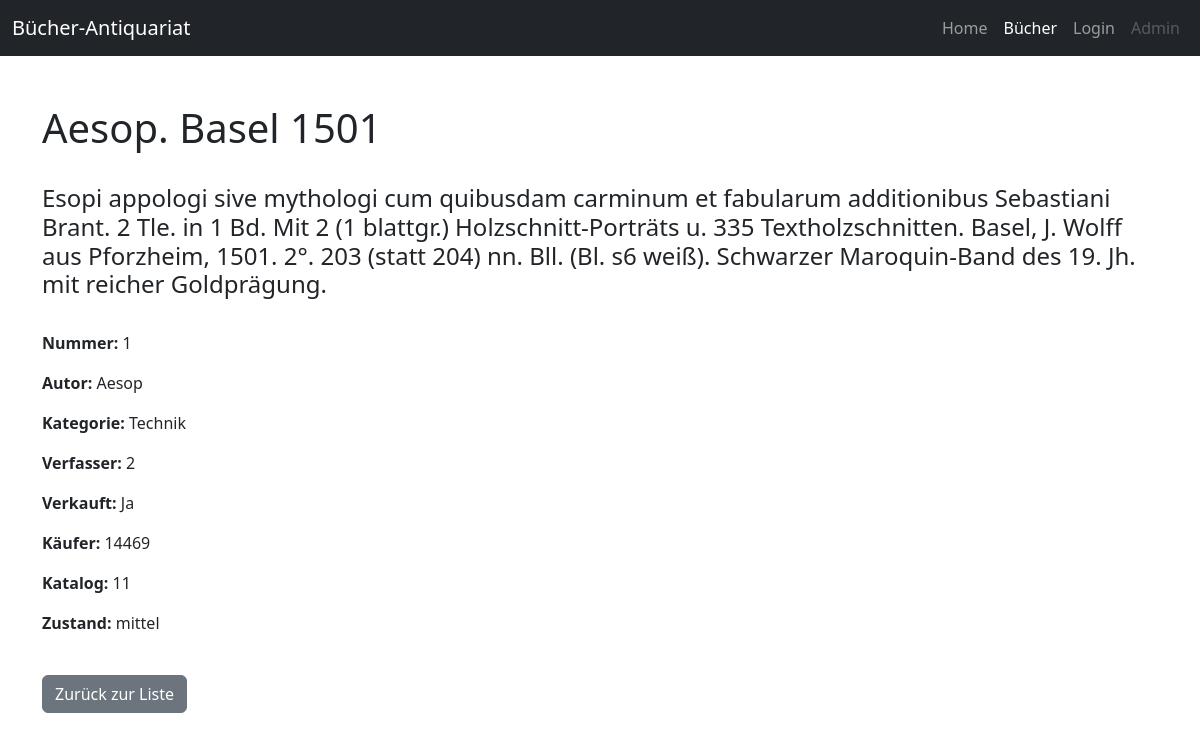
Screenshot of /buch.php?id=1 with the database file from the repository.
### tables this page shows
CREATE TABLE `buecher` (
  `id` int NOT NULL,
  `katalog` int DEFAULT NULL,
  `nummer` int DEFAULT NULL,
  `Title` varchar(34) DEFAULT NULL,
  `kategorie` int DEFAULT NULL,
  `verkauft` int DEFAULT NULL,
  `kaufer` int DEFAULT NULL,
  `autor` varchar(87) DEFAULT NULL,
  `Beschreibung` varchar(4242) DEFAULT NULL,
  `foto` varchar(8) DEFAULT NULL,
  `verfasser` int DEFAULT NULL,
  `zustand` varchar(1) DEFAULT NULL
);

### buch.php (the view, shortened to what this page needs)
<?php
require 'db.php';
$verkauft = [
    0 => 'Nein',
    1 => 'Ja'
];
$id = (int)$_GET['id'];
$con = new mysqli($host, $user, $pass, $db);
$sql = "SELECT * FROM buecher WHERE id = ?";
$stmt = $con->prepare($sql);
$stmt->bind_param("i", $id);
$stmt->execute();
$result = $stmt->get_result();
$buch = $result->fetch_assoc();
$kategorien = [];
$kategorienResult = $con->query("SELECT id, kategorie FROM kategorien");
while ($row = $kategorienResult->fetch_assoc()) {
    $kategorien[(int)$row['id']] = $row['kategorie'];
}
$kategorieText = $kategorien[$buch['kategorie']] ?? "Unbekannte Kategorie";
$zustaende = [];
$zustaendeResult = $con->query("SELECT zustand, beschreibung FROM zustaende");
while ($row = $zustaendeResult->fetch_assoc()) {
    $zustaende[$row['zustand']] = $row['beschreibung'];
}
$zustandText = $zustaende[$buch['zustand']] ?? "Unbekannter Zustand";
?>
<!DOCTYPE html>
<html lang="de">
<head>
    <link href="https://cdn.jsdelivr.net/npm/bootstrap@5.3.3/dist/css/bootstrap.min.css" rel="stylesheet">
</head>
<body>
<header>
  <nav class="navbar navbar-expand-md navbar-dark bg-dark">
    <div class="container-fluid">
      <a class="navbar-brand" href="index.php">Bücher-Antiquariat</a>
      <div class="collapse navbar-collapse" id="navbarCollapse">
        <ul class="navbar-nav ms-auto">
          <li class="nav-item"><a class="nav-link" href="index.php">Home</a></li>
          <li class="nav-item"><a class="nav-link active" href="buecher.php">Bücher</a></li>
          <li class="nav-item"><a class="nav-link" href="login.php">Login</a></li>
          <li class="nav-item"><a class="nav-link disabled" href="admintools/dashboard.php">Admin</a></li>
        </ul>
      </div>
    </div>
  </nav>
</header>
    <div class="container mt-5">
    <h1><?= isset($buch['Title']) && $buch['Title'] !== null && $buch['Title'] !== '' ? htmlspecialchars($buch['Title']) : 'Unbekannt' ?></h1><br>
        <h4><?= htmlspecialchars($buch['Beschreibung'] ?? 'Keine Beschreibung verfügbar') ?></h4><br>
        <p><strong>Nummer:</strong> <?= htmlspecialchars($buch['nummer'] ?? 'Unbekannt' ) ?></p>
        <p><strong>Autor:</strong> <?= htmlspecialchars($buch['autor'] ?? 'Unbekannt') ?></p>
        <p><strong>Kategorie:</strong> <?= htmlspecialchars($kategorieText ?? 'Unbekannte Kategorie') ?></p>
        <p><strong>Verfasser:</strong> <?= htmlspecialchars($buch['verfasser'] ?? 'Unbekannt') ?></p>
        <p><strong>Verkauft:</strong> <?= $verkauft[$buch['verkauft']] ?? 'Unbekannt' ?></p>
        <p><strong>Käufer:</strong> <?= $buch['kaufer'] ?? 'Unbekannt' ?></p>
        <p><strong>Katalog:</strong> <?= htmlspecialchars($buch['katalog'] ?? 'Unbekannt') ?></p>
        <p><strong>Zustand:</strong> <?= htmlspecialchars($zustandText ?? 'Unbekannter Zustand') ?></p><br>
        <a href="buecher.php" class="btn btn-secondary">Zurück zur Liste</a>
    </div>
</body>
</html>

### rows the page displays
buecher: Title "Aesop. Basel 1501", Beschreibung "Esopi appologi sive mythologi cum quibusdam carminum et fabularum additionibus Sebastiani Brant. 2 Tle. in 1 Bd. Mit 2 (1 blattgr.) Holzschnitt-Porträts u. 335 Textholzschnitten. Basel, J. Wolff aus Pforzheim, 1501. 2°. 203 (statt 204) nn. Bll. (Bl. s6 weiß). Schwarzer Maroquin-Band des 19. Jh. mit reicher Goldprägung.", nummer "1", autor "Aesop", kategorie "Technik", verfasser "2", verkauft "Ja", kaufer "14469", katalog "11", zustand "mittel"
